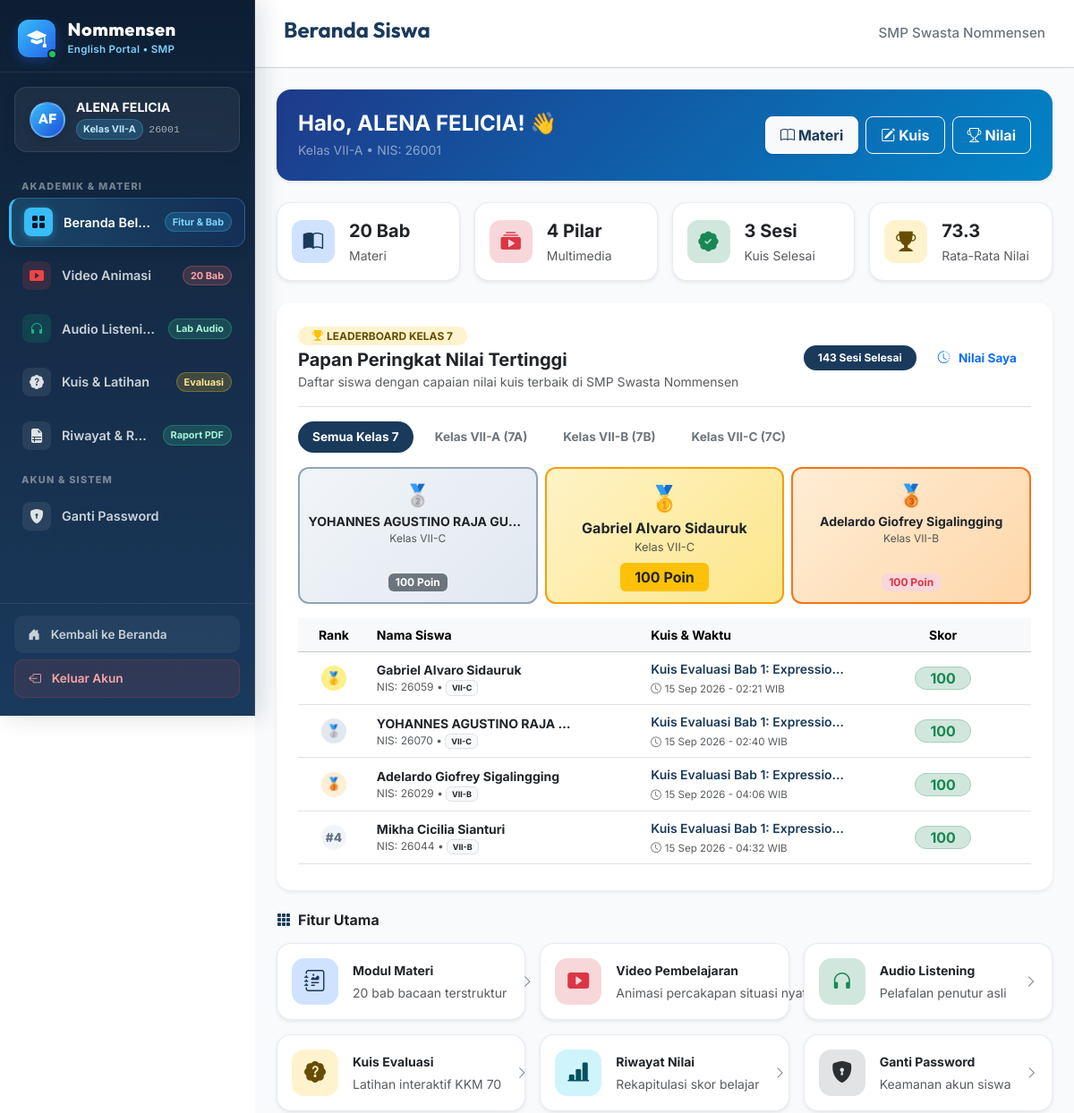
The app's page /siswa/menu.php (signed in, upper part), older data.
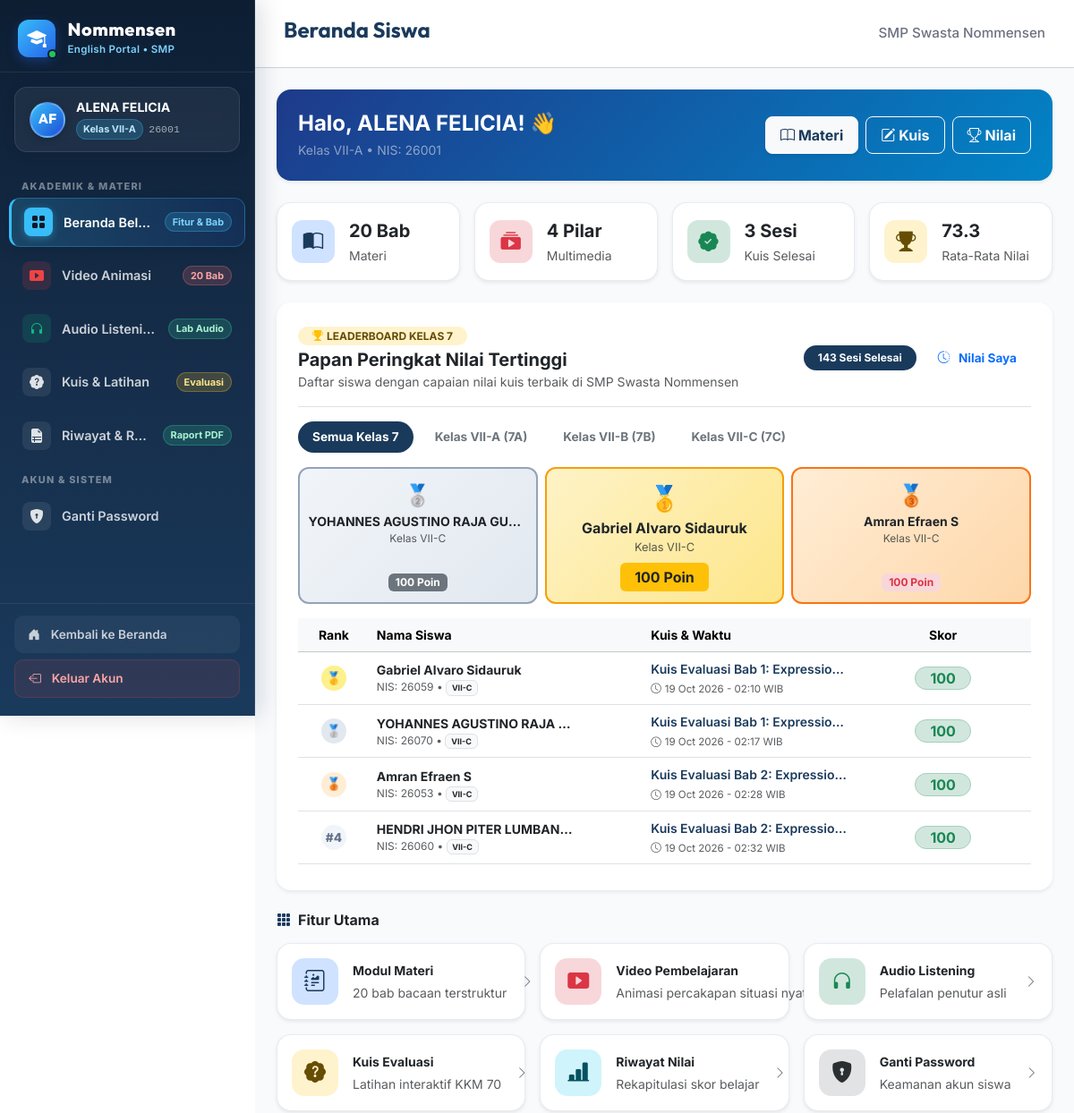
The same page, newer data.
### tables this page shows
CREATE TABLE `tb_siswa` (
  `id_siswa` int(11) NOT NULL AUTO_INCREMENT,
  `nis` varchar(20) NOT NULL,
  `nisn` varchar(20) DEFAULT NULL,
  `nama_siswa` varchar(100) NOT NULL,
  `password` varchar(255) NOT NULL,
  `kelas` varchar(50) NOT NULL,
  `last_login` datetime DEFAULT NULL,
  `created_at` timestamp NOT NULL DEFAULT current_timestamp(),
  PRIMARY KEY (`id_siswa`),
  UNIQUE KEY `nis` (`nis`),
  UNIQUE KEY `nisn` (`nisn`)
);

CREATE TABLE `tb_hasil` (
  `id_hasil` int(11) NOT NULL AUTO_INCREMENT,
  `id_siswa` int(11) NOT NULL,
  `id_kuis` int(11) NOT NULL,
  `skor` int(11) NOT NULL,
  `jumlah_benar` int(11) NOT NULL,
  `jumlah_salah` int(11) NOT NULL,
  `waktu_selesai` timestamp NOT NULL DEFAULT current_timestamp(),
  PRIMARY KEY (`id_hasil`),
  KEY `id_siswa` (`id_siswa`),
  KEY `id_kuis` (`id_kuis`),
  CONSTRAINT `tb_hasil_ibfk_1` FOREIGN KEY (`id_siswa`) REFERENCES `tb_siswa` (`id_siswa`) ON DELETE CASCADE,
  CONSTRAINT `tb_hasil_ibfk_2` FOREIGN KEY (`id_kuis`) REFERENCES `tb_kuis` (`id_kuis`) ON DELETE CASCADE
);

CREATE TABLE `tb_kuis` (
  `id_kuis` int(11) NOT NULL AUTO_INCREMENT,
  `judul_kuis` varchar(150) NOT NULL,
  `kategori_materi` varchar(50) NOT NULL,
  `waktu_pengerjaan` int(11) NOT NULL,
  `id_materi` int(11) DEFAULT NULL,
  `nilai_lulus` int(11) DEFAULT 70,
  `created_at` timestamp NOT NULL DEFAULT current_timestamp(),
  `id_guru` int(11) DEFAULT NULL,
  PRIMARY KEY (`id_kuis`),
  KEY `id_guru` (`id_guru`),
  KEY `id_materi` (`id_materi`),
  CONSTRAINT `tb_kuis_ibfk_1` FOREIGN KEY (`id_guru`) REFERENCES `tb_guru` (`id_guru`) ON DELETE SET NULL,
  CONSTRAINT `tb_kuis_ibfk_2` FOREIGN KEY (`id_materi`) REFERENCES `tb_materi` (`id_materi`) ON DELETE SET NULL
);

### siswa/menu.php (the view, shortened to what the changed rows need)
<?php
require_once '../config.php';
$id_siswa = $_SESSION['siswa_id'] ?? 0;
$filter_kelas = isset($_GET['kelas']) ? trim($_GET['kelas']) : '';
if (!in_array($filter_kelas, ['VII-A', 'VII-B', 'VII-C'])) {
    $filter_kelas = '';
}
$leaderboard = [];
try {
    $sql_lead = "
        SELECT h.*, s.nama_siswa, s.nis, s.kelas, k.judul_kuis, k.kategori_materi
        FROM tb_hasil h
        JOIN tb_siswa s ON h.id_siswa = s.id_siswa
        JOIN tb_kuis k ON h.id_kuis = k.id_kuis
        WHERE s.kelas LIKE 'VII-%'
    ";
    $p_lead = [];
    $sql_lead .= " ORDER BY h.skor DESC, h.jumlah_benar DESC, h.waktu_selesai ASC LIMIT 10";
    $stmt_lead = $pdo->prepare($sql_lead);
    $stmt_lead->execute($p_lead);
    $leaderboard = $stmt_lead->fetchAll();
} catch (PDOException $e) {
    $leaderboard = [];
}
require_once '../includes/header.php';
require_once '../includes/sidebar.php';
?>
<main class="siswa-main">
    <header class="siswa-header">
        <h1>Beranda Siswa</h1>
    </header>
    <div class="siswa-content container-fluid px-3 px-md-4 py-4">
        <div class="card border-0 shadow-sm rounded-4 mb-4 text-white overflow-hidden" style="background: linear-gradient(135deg, #1e3a8a 0%, #0284c7 100%);">
            <div class="card-body p-4">
                <div class="d-flex flex-column flex-md-row align-items-md-center justify-content-between gap-3">
                    <div>
                        <h2 class="h4 fw-bold text-white mb-1">
                            Halo, <?= htmlspecialchars($_SESSION['siswa_nama']) ?>! 👋
                        </h2>
                    </div>
                </div>
            </div>
        </div>
        <div class="card border-0 shadow-sm rounded-4 mb-4 bg-white overflow-hidden" id="leaderboard">
            <div class="card-body p-3 p-md-4">
                <div class="d-flex flex-column flex-sm-row justify-content-between align-items-sm-center gap-2 pb-3 mb-3 border-bottom">
                    <div>
                        <h2 class="h5 fw-bold text-dark mb-0">Papan Peringkat Nilai Tertinggi</h2>
                    </div>
                </div>
                <?php if (empty($leaderboard)): ?>
                    <div class="text-center py-5 my-auto text-muted">
                        <i class="bi bi-award fs-1 text-secondary opacity-50 mb-2 d-block"></i>
                        <h3 class="h6 fw-bold text-dark">Belum Ada Riwayat Kuis <?= !empty($filter_kelas) ? "di Kelas $filter_kelas" : "" ?></h3>
                        <p class="small text-muted mb-0">Jadilah siswa pertama yang mengerjakan kuis dan memimpin papan peringkat!</p>
                    </div>
                <?php else: ?>
                    <div class="row g-2 mb-3">
                        <?php if (isset($leaderboard[1])): ?>
                            <?php $is_me_2 = ($leaderboard[1]['id_siswa'] == $id_siswa); ?>
                            <div class="col-4">
                                <div class="podium-box podium-2 h-100 d-flex flex-column justify-content-between <?= $is_me_2 ? 'border-primary shadow-sm' : '' ?>">
                                    <div>
                                        <div class="fs-4">🥈</div>
                                        <div class="fw-bold text-dark text-truncate small" title="<?= htmlspecialchars($leaderboard[1]['nama_siswa']) ?>">
                                            <?= htmlspecialchars($leaderboard[1]['nama_siswa']) ?>
                                        </div>
                                        <div class="text-muted" style="font-size: 0.75rem;">
                                            Kelas <?= htmlspecialchars($leaderboard[1]['kelas']) ?>
                                        </div>
                                    </div>
                                    <div class="mt-2">
                                        <span class="badge bg-secondary text-white fw-bold">
                                            <?= $leaderboard[1]['skor'] ?> Poin
                                        </span>
                                    </div>
                                </div>
                            </div>
                        <?php endif; ?>
                        <?php if (isset($leaderboard[0])): ?>
                            <?php $is_me_1 = ($leaderboard[0]['id_siswa'] == $id_siswa); ?>
                            <div class="col-4">
                                <div class="podium-box podium-1 h-100 d-flex flex-column justify-content-between shadow-xs <?= $is_me_1 ? 'border-primary shadow-sm' : '' ?>">
                                    <div>
                                        <div class="fs-3">🥇</div>
                                        <div class="fw-bold text-dark text-truncate" title="<?= htmlspecialchars($leaderboard[0]['nama_siswa']) ?>">
                                            <?= htmlspecialchars($leaderboard[0]['nama_siswa']) ?>
                                        </div>
                                        <div class="text-muted" style="font-size: 0.8rem;">
                                            Kelas <?= htmlspecialchars($leaderboard[0]['kelas']) ?>
                                        </div>
                                    </div>
                                    <div class="mt-2">
                                        <span class="badge bg-warning text-dark fw-bold px-3 py-2 fs-6">
                                            <?= $leaderboard[0]['skor'] ?> Poin
                                        </span>
                                    </div>
                                </div>
                            </div>
                        <?php endif; ?>
                        <?php if (isset($leaderboard[2])): ?>
                            <?php $is_me_3 = ($leaderboard[2]['id_siswa'] == $id_siswa); ?>
                            <div class="col-4">
                                <div class="podium-box podium-3 h-100 d-flex flex-column justify-content-between <?= $is_me_3 ? 'border-primary shadow-sm' : '' ?>">
                                    <div>
                                        <div class="fs-4">🥉</div>
                                        <div class="fw-bold text-dark text-truncate small" title="<?= htmlspecialchars($leaderboard[2]['nama_siswa']) ?>">
                                            <?= htmlspecialchars($leaderboard[2]['nama_siswa']) ?>
                                        </div>
                                        <div class="text-muted" style="font-size: 0.75rem;">
                                            Kelas <?= htmlspecialchars($leaderboard[2]['kelas']) ?>
                                        </div>
                                    </div>
                                    <div class="mt-2">
                                        <span class="badge bg-danger-subtle text-danger fw-bold">
                                            <?= $leaderboard[2]['skor'] ?> Poin
                                        </span>
                                    </div>
                                </div>
                            </div>
                        <?php endif; ?>
                    </div>
                    <div class="table-responsive leaderboard-scroll" style="max-height: 280px; overflow-y: auto;">
                        <table class="table table-hover align-middle mb-0 small">
                            <thead class="table-light sticky-top">
                                <tr>
                                    <th style="width: 10%; text-align: center;">Rank</th>
                                    <th style="width: 38%;">Nama Siswa</th>
                                    <th style="width: 27%;">Kuis &amp; Waktu</th>
                                    <th style="width: 25%; text-align: center;">Skor</th>
                                </tr>
                            </thead>
                            <tbody>
                                <?php foreach ($leaderboard as $idx => $row): ?>
                                    <?php
                                    $rank = $idx + 1;
                                    $rank_class = $rank === 1 ? 'rank-1' : ($rank === 2 ? 'rank-2' : ($rank === 3 ? 'rank-3' : 'rank-other'));
                                    $medal_icon = $rank === 1 ? '🥇' : ($rank === 2 ? '🥈' : ($rank === 3 ? '🥉' : '#' . $rank));
                                    $is_me = ($row['id_siswa'] == $id_siswa);
                                    ?>
                                    <tr class="<?= $is_me ? 'table-primary-subtle fw-bold' : '' ?>">
                                        <td style="text-align: center;">
                                            <span class="rank-badge <?= $rank_class ?>"><?= $medal_icon ?></span>
                                        </td>
                                        <td>
                                            <div class="fw-bold text-dark text-truncate" style="max-width: 220px;">
                                                <?= htmlspecialchars($row['nama_siswa']) ?>
                                            </div>
                                            <div class="text-muted" style="font-size: 0.75rem;">
                                                NIS: <?= htmlspecialchars($row['nis']) ?> &bull;
                                                <span class="badge bg-light text-dark border"><?= htmlspecialchars($row['kelas']) ?></span>
                                            </div>
                                        </td>
                                        <td>
                                            <div class="text-truncate fw-semibold text-primary" style="max-width: 220px;" title="<?= htmlspecialchars($row['judul_kuis']) ?>">
                                                <?= htmlspecialchars($row['judul_kuis']) ?>
                                            </div>
                                            <span class="text-muted" style="font-size: 0.72rem;">
                                                <i class="bi bi-clock me-1"></i><?= date('d M Y - H:i', strtotime($row['waktu_selesai'])) ?> WIB
                                            </span>
                                        </td>
                                        <td style="text-align: center;">
                                            <span class="badge <?= $row['skor'] >= 70 ? 'bg-success-subtle text-success border border-success-subtle' : 'bg-primary-subtle text-primary border border-primary-subtle' ?> fw-bold fs-6 px-3 py-1 rounded-pill">
                                                <?= $row['skor'] ?>
                                            </span>
                                        </td>
                                    </tr>
                                <?php endforeach; ?>
                            </tbody>
                        </table>
                    </div>
                <?php endif; ?>
            </div>
        </div>
        <div class="mb-4">
            <h2 class="h6 fw-bold text-dark mb-3 d-flex align-items-center gap-2">
                <i class="bi bi-grid-3x3-gap-fill text-primary"></i>
                <span>Fitur Utama</span>
            </h2>
        </div>
    </div>
<?php require_once '../includes/footer.php'; ?>

Row changes from the older to the newer data that the page shows:
no longer on this page (row unchanged): tb_siswa: nama_siswa "Adelardo Giofrey Sigalingging", kelas "VII-B"
no longer on this page (row edited): tb_hasil: skor "100", medal_icon "🥉", id_siswa.nama_siswa "Adelardo Giofrey Sigalingging", id_siswa.nis "26029", id_siswa.kelas "VII-B", id_kuis.judul_kuis "Kuis Evaluasi Bab 1: Expressio…", waktu_selesai "15 Sep 2026 - 04:06"
no longer on this page (row edited): tb_hasil: medal_icon "#4", id_siswa.nama_siswa "Mikha Cicilia Sianturi", id_siswa.nis "26044", id_siswa.kelas "VII-B", id_kuis.judul_kuis "Kuis Evaluasi Bab 1: Expressio…", waktu_selesai "15 Sep 2026 - 04:32", skor "100"
changed tb_hasil "YOHANNES AGUSTINO RAJA…": waktu_selesai "15 Sep 2026 - 02:40" → "19 Oct 2026 - 02:17"
changed tb_hasil "Gabriel Alvaro Sidauruk": waktu_selesai "15 Sep 2026 - 02:21" → "19 Oct 2026 - 02:10"
now on this page (row unchanged): tb_siswa: nama_siswa "Amran Efraen S", kelas "VII-C"
now on this page (row edited): tb_hasil: skor "100", medal_icon "🥉", id_siswa.nama_siswa "Amran Efraen S", id_siswa.nis "26053", id_siswa.kelas "VII-C", id_kuis.judul_kuis "Kuis Evaluasi Bab 2: Expressio…", waktu_selesai "19 Oct 2026 - 02:28"
now on this page (row edited): tb_hasil: medal_icon "#4", id_siswa.nama_siswa "HENDRI JHON PITER LUMBAN…", id_siswa.nis "26060", id_siswa.kelas "VII-C", id_kuis.judul_kuis "Kuis Evaluasi Bab 2: Expressio…", waktu_selesai "19 Oct 2026 - 02:32", skor "100"
